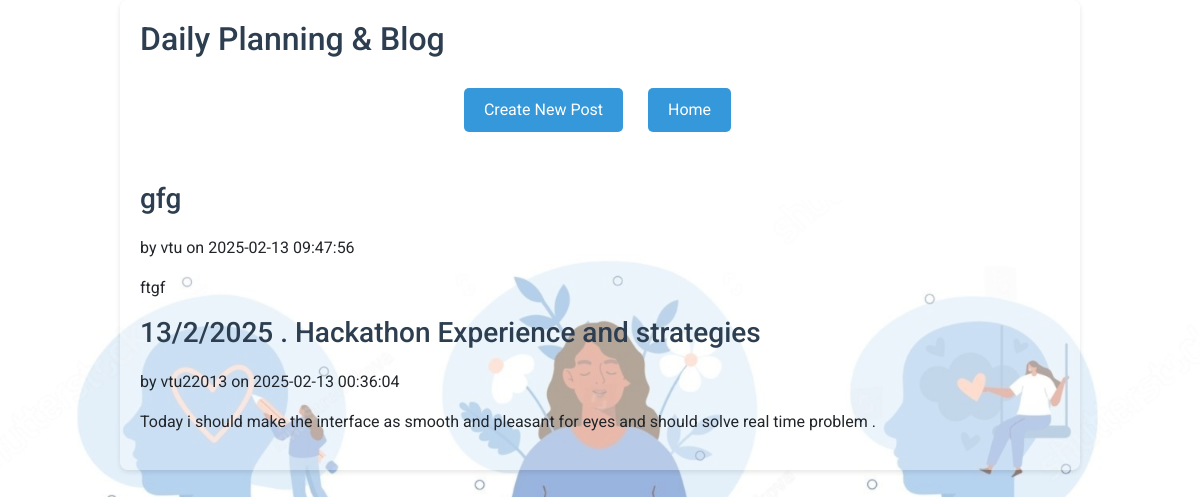
Page /blog on the committed database.
### tables this page shows
CREATE TABLE blog_posts (
    id INTEGER PRIMARY KEY AUTOINCREMENT,
    user_id INTEGER,
    title TEXT NOT NULL,
    content TEXT NOT NULL,
    timestamp DATETIME DEFAULT CURRENT_TIMESTAMP,
    FOREIGN KEY(user_id) REFERENCES users(id)
);

CREATE TABLE users (
            id INTEGER PRIMARY KEY AUTOINCREMENT,
            username TEXT UNIQUE NOT NULL,
            password TEXT NOT NULL
        );

### app.py (the view)
@app.route('/blog')
def blog():
    conn = get_db_connection()
    posts = conn.execute('''
        SELECT blog_posts.*, users.username
        FROM blog_posts
        JOIN users ON blog_posts.user_id = users.id
        ORDER BY timestamp DESC
    ''').fetchall()
    conn.close()
    return render_template('blog.html', posts=posts)

### app.py (called while the page is built)
def get_db_connection():
    conn = sqlite3.connect('database.db')
    conn.row_factory = sqlite3.Row
    return conn

### templates/blog.html
{% extends "base.html" %}
{% block content %}
  <h2>Daily Planning & Blog</h2>
  <div class="button-group">
    <a href="{{ url_for('newpost') }}"><button>Create New Post</button></a>
    <a href="{{ url_for('index') }}"><button>Home</button></a>
  </div>
  {% if posts %}
    {% for post in posts %}
      <div class="blog-post">
        <h3>{{ post.title }}</h3>
        <p class="post-meta">by {{ post.username }} on {{ post.timestamp }}</p>
        <p>{{ post.content }}</p>
      </div>
    {% endfor %}
  {% else %}
    <p>No blog posts yet. Be the first to write one!</p>
  {% endif %}
{% endblock %}

### templates/base.html (shortened to what this page needs)
<!DOCTYPE html>
<html lang="en">
<head>
  <link href="https://cdn.jsdelivr.net/npm/bootstrap@5.1.3/dist/css/bootstrap.min.css" rel="stylesheet">
  <link rel="stylesheet" href="{{ url_for('static', filename='css/style.css') }}">
</head>
<body>
  <div class="container">
    {% block content %}{% endblock %}
  </div>
</body>
</html>

### static/css/style.css (style rules this page uses)
* { box-sizing: border-box; margin: 0; padding: 0; }
body { font-family: 'Roboto', sans-serif; background: url('/static/images/background.jpg') no-repeat center center fixed; background-size: 100%; background-position: center; background-repeat: no-repeat; }
body::before { content: ""; position: fixed; top: 0; left: 0; height: 100%; width: 100%; background-color: rgba(255, 255, 255, 0.4); z-index: -1; }
.container { max-width: 960px; margin: 0 auto; padding: 20px; background-color: rgba(255, 255, 255, 0.3); border-radius: 8px; box-shadow: 0 2px 5px rgba(0, 0, 0, 0.1); }
h1, h2, h3, h4 { color: #2c3e50; margin-bottom: 20px; }
.button-group { display: flex; justify-content: center; flex-wrap: wrap; gap: 20px; margin-bottom: 40px; }
.button-group a { text-decoration: none; }
a { color: #3498db; text-decoration: none; transition: color 0.3s ease; }
button { background: #3498db; color: #fff; border: none; padding: 10px 20px; margin: 10px 5px 10px 0; border-radius: 5px; cursor: pointer; font-size: 16px; transition: background 0.3s ease; }

### rows in the picture
blog_posts: title "gfg", username "vtu", timestamp "2025-02-13 09:47:56", content "ftgf"
blog_posts: title "13/2/2025 . Hackathon Experience and strategies", username "vtu22013", timestamp "2025-02-13 00:36:04", content "Today i should make the interface as smooth and pleasant for eyes and should solve real time problem ."
